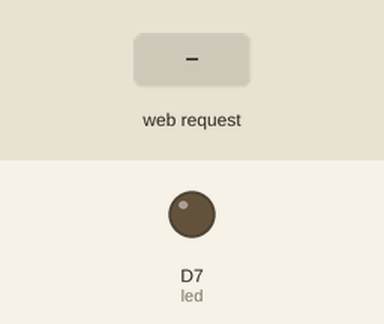
The sketch below on a simulated ESP8266 (Wemos D1 mini). Shown: output pins drawn as LEDs (lit = HIGH). The test bench sets the inputs (shaded band). WiFi joins after 1.5 s; servers stay silent unless stated; what the sketch prints to the serial monitor is not drawn.

Above: at 2.7 s.
2.8 s: HTTP request GET / received
At 2.9 s:
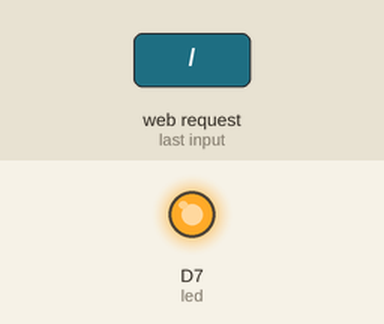
Timing chart, 0 to 5.8 s (numbered marks = the images above; inputs shaded):
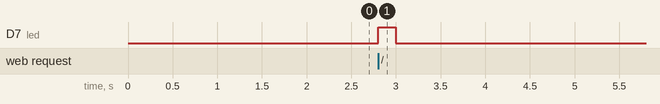

Measured:
- after the input at 2.8 s, D7 (led): LOW → HIGH at once, → LOW 0.20 s later

The sketch:

Wifi_VoltMeter.ino
```cpp
#include <ESP8266WiFi.h>
#include <WiFiClient.h>
#include <ESP8266WebServer.h>
#include <ESP8266mDNS.h>

const char* ssid = "wifi ssid";
const char* password = "wifi password";
int sensorValue = 0;        // value read from the pot
float Voltage = 0;
const int analogInPin = A0;  // Analog input pin that the potentiometer is attached to
const int analogOutPin = 13; // Analog output pin that the LED is attached to
static char outstr[15];
int visit_count=0;          //Web visitor counter

ESP8266WebServer server(80);

const int led = 13;

void handleRoot() {
  visit_count = visit_count + 1;
  pinMode(led, OUTPUT);
  digitalWrite(led, 1);
  int32_t rssi = WiFi.RSSI();           // Read RSSI from Wifi
  Serial.println(rssi);                 // Send RSSI to serial port
  sensorValue = analogRead(analogInPin);  //Take an A-D reading on Pin A0
  Voltage = sensorValue; // * 0.006698;       // Multiply by 0.006698 to convert to Volts (note 3.3V supply)
  dtostrf(Voltage,4, 2, outstr);          // Convert float to string (1 digit efore DP, two decimal places)
  Serial.println(outstr);                 // Send Voltage to serial port
  String Message="<http><h1>WeMos D1 as IOT web server<br><br>";
  Message+="Analogue input:    ";
  Message+=outstr;
  Message+=" Volts.<br>";                     // Construct outut message
  Message+="Wifi access point: ";
  Message+=ssid;
  Message+="<br>";                           // Construct outut message
  Message+="Wifi signal level: ";
  Message+=rssi;
  Message+=" dBm.";
  Message+="<br><br>";                           // Construct outut message
  Message+="This page has been viewed ";
  Message+=visit_count;
  Message+=" times since the last reset.</h1></html>";

  server.send(200, "text/html", Message); // Send output message back to client browser
  delay(200);
  digitalWrite(led, 0);


}

void handleNotFound(){
  digitalWrite(led, 1);
  String message = "File Not Found\n\n";
  message += "URI: ";
  message += server.uri();
  message += "\nMethod: ";
  message += (server.method() == HTTP_GET)?"GET":"POST";
  message += "\nArguments: ";
  message += server.args();
  message += "\n";
  for (uint8_t i=0; i<server.args(); i++){
    message += " " + server.argName(i) + ": " + server.arg(i) + "\n";
  }
  server.send(404, "text/plain", message);
  digitalWrite(led, 0);
}

void setup(void){
  pinMode(led, OUTPUT);
  digitalWrite(led, 0);
  Serial.begin(115200);
  WiFi.begin(ssid, password);
  Serial.println("");

  // Wait for connection
  while (WiFi.status() != WL_CONNECTED) {
    delay(500);
    Serial.print(".");
  }
  Serial.println("");
  Serial.print("Connected to ");
  Serial.println(ssid);
  Serial.print("IP address: ");
  Serial.println(WiFi.localIP());

  if (MDNS.begin("wifi-voltmeter")) {
    Serial.println("MDNS responder started");
  }

  server.on("/", handleRoot);

  server.on("/inline", [](){
    server.send(200, "text/plain", "this works as well");
  });

  server.onNotFound(handleNotFound);

  server.begin();
  Serial.println("HTTP server started");
}

void loop(void){
  server.handleClient();
}
```
